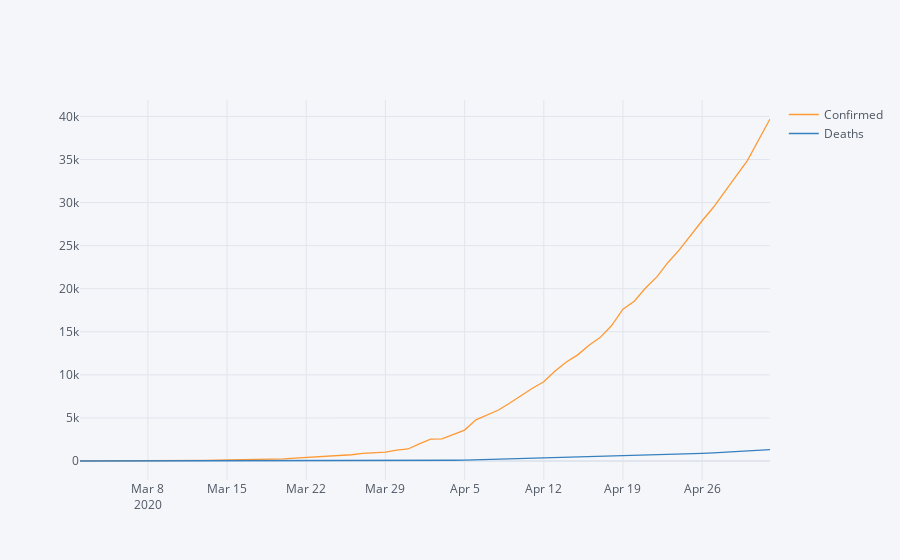

Notebook source saved alongside this figure:
### Code cell
india_covid[40:].iplot(x = 'Date', y = ['Confirmed' , 'Deaths'], kind= 'line')
